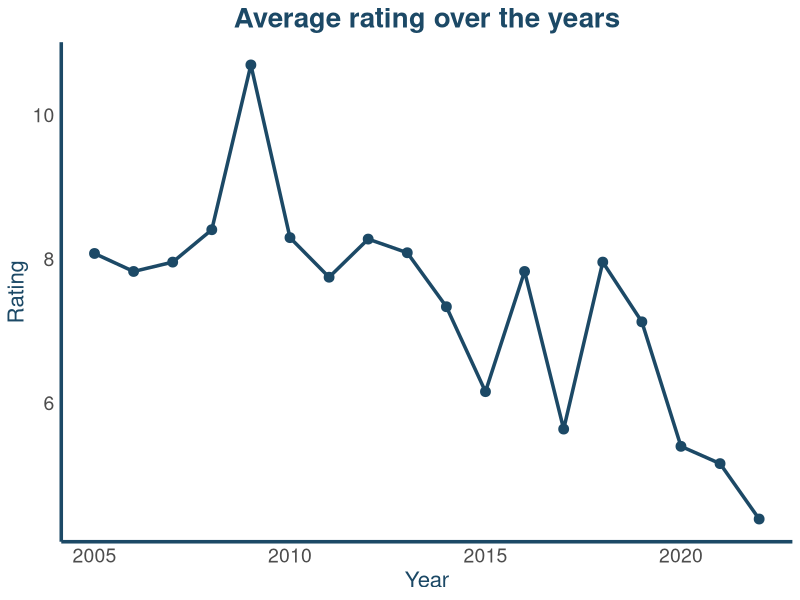
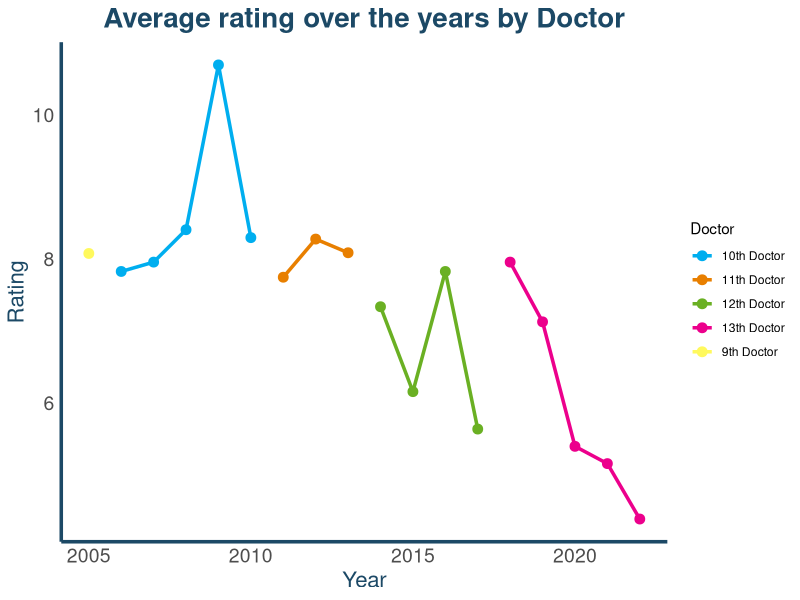
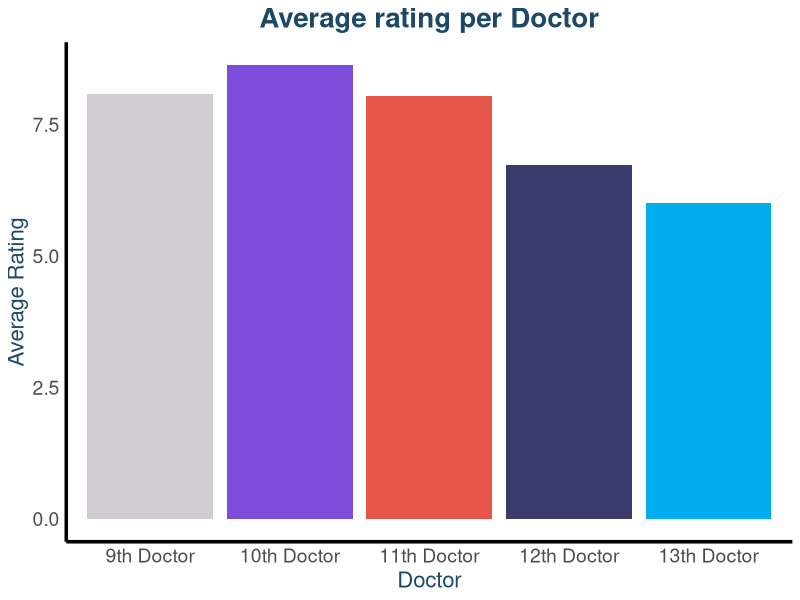

The R script that drew these images, in order:
## ---- chunk 1
#| echo: false
#| warning: false
#| message: false

year= c(2005, 2006, 2007, 2008, 2009, 2010, 2011, 2012, 2013, 2014, 2015, 2016, 2017, 2018, 2019, 2020, 2021, 2022)
rating = c(8.08, 7.83, 7.96, 8.41, 10.70, 8.30, 7.75, 8.28, 8.09, 7.34, 6.16, 7.83, 5.64, 7.96, 7.13, 5.40, 5.16, 4.39)


## ---- chunk 2
#| echo: false
#| warning: false
library(ggplot2)

df <- data.frame(year = c(2005, 2006, 2007, 2008, 2009, 2010, 2011, 2012, 2013, 2014, 2015, 2016, 2017, 2018, 2019, 2020, 2021, 2022),
                 rating = c(8.08, 7.83, 7.96, 8.41, 10.70, 8.30, 7.75, 8.28, 8.09, 7.34, 6.16, 7.83, 5.64, 7.96, 7.13, 5.40, 5.16, 4.39))


ggplot(df, aes(x = year, y = rating)) +
  geom_line(color = "#1C4966", size = 1.2) +
  geom_point(color = "#1C4966", size = 3) +
  labs(title = "Average rating over the years", x = "Year", y = "Rating") +
  theme_minimal()+
    theme(plot.title = element_text(size = 20, face = "bold", hjust = 0.5, color = "#1C4966"),
        axis.title = element_text(size = 16, color = "#1C4966"),
        axis.text = element_text(size = 14),
        panel.grid.major = element_blank(),
        panel.grid.minor = element_blank(),
        axis.line = element_line(color = "#1C4966", size = 1.2))
## ---- chunk 3
#| echo: false
#| warning: false
doctor_periods <- data.frame(
  Doctor = c("9th Doctor", "10th Doctor", "11th Doctor", "12th Doctor", "13th Doctor"),
  Period_Start = c(2005, 2006, 2011, 2014, 2018),
  Period_End = c(2005, 2010, 2013, 2017, 2022)
)


df$Doctor <- ""
for (i in 1:nrow(doctor_periods)) {
  df$Doctor[df$year >= doctor_periods$Period_Start[i] & df$year <= doctor_periods$Period_End[i]] <- doctor_periods$Doctor[i]
}

ggplot(df, aes(x = year, y = rating, color = Doctor)) +
  geom_line(size = 1.2) +
  geom_point(size = 3) +
  labs(title = "Average rating over the years by Doctor", x = "Year", y = "Rating", color = "Doctor") +
  scale_color_manual(values = c("#00AEEF", "#E87F00", "#6AB023", "#EC008C", "#FFF95D")) +
  theme_minimal() +
  theme(plot.title = element_text(size = 20, face = "bold", hjust = 0.5,color = "#1C4966"),
        axis.title = element_text(size = 16, color = "#1C4966"),
        axis.text = element_text(size = 14),
        panel.grid.major = element_blank(),
        panel.grid.minor = element_blank(),
        axis.line = element_line(size = 1.2, color = "#1C4966")) 


## ---- chunk 4
#| echo: false
#| warning: false
#| message: false
doctor_periods <- data.frame(
  Doctor = c("9th Doctor", "10th Doctor", "11th Doctor", "12th Doctor", "13th Doctor"),
  Period_Start = c(2005, 2006, 2011, 2014, 2018),
  Period_End = c(2005, 2010, 2013, 2017, 2022)
)

df$Doctor <- ""
for (i in 1:nrow(doctor_periods)) {
  df$Doctor[df$year >= doctor_periods$Period_Start[i] & df$year <= doctor_periods$Period_End[i]] <- doctor_periods$Doctor[i]
}

df_summary <- aggregate(df$rating, list(df$Doctor), mean)
colnames(df_summary) <- c("Doctor", "Average_Rating")

df_summary$Doctor <- factor(df_summary$Doctor, levels = c("9th Doctor", "10th Doctor", "11th Doctor", "12th Doctor", "13th Doctor"))
df_summary <- df_summary[order(df_summary$Doctor),]

ggplot(df_summary, aes(x = Doctor, y = Average_Rating, fill = Doctor)) +
  geom_bar(stat = "identity") +
  labs(title = "Average rating per Doctor", x = "Doctor", y = "Average Rating") +
  scale_fill_manual(values = c("#D1CCD2", "#7D4CDB", "#E6554A", "#3C3B6E", "#00AEEF")) +
  theme_minimal() +
  theme(plot.title = element_text(size = 20, face = "bold", hjust = 0.5, color = "#1C4966"),
        axis.title = element_text(size = 16, color = "#1C4966"),
        axis.text = element_text(size = 14),
        panel.grid.major = element_blank(),
        panel.grid.minor = element_blank(),
        axis.line = element_line(size = 1.2),
        legend.position = "none")
## ---- chunk 5
#| include: false
#| message: false

max_year <- year[which.max(rating)]

df_summary <- aggregate(df$rating, list(df$Doctor), mean)
colnames(df_summary) <- c("Doctor", "Average_Rating")

doctor_min_avg_rating <- df_summary$Doctor[which.min(df_summary$Average_Rating)]
